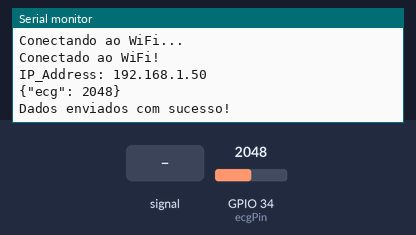
Recording of a sketch running on a simulated ESP32. On the bench: the last lines printed to the serial monitor. Inputs (shaded band) come from the test bench; at power-on: GPIO 34 (ecgPin) = 2048. WiFi joins after 1.5 s; servers stay silent unless stated; uploads are accepted with an empty reply.

Above: at 3.2 s.
3.3 s: GPIO 34 (ecgPin) fed a 200 Hz sine of ±327 counts around its level
At 4.56 s:
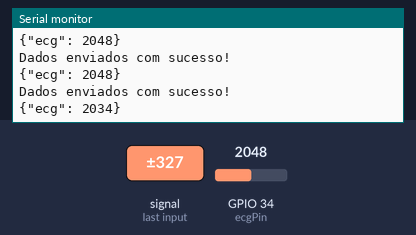
4.9 s: GPIO 34 (ecgPin) set to 2866
At 6.3 s:
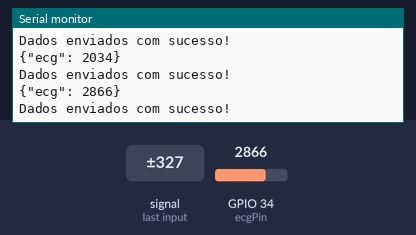
6.5 s: GPIO 34 (ecgPin) fed a 1000 Hz sine of ±1023 counts around its level
At 6.96 s:
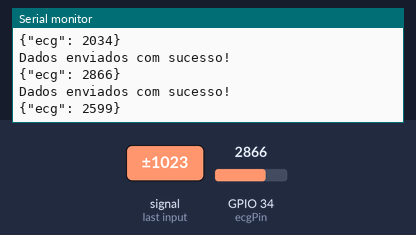
8.1 s: GPIO 34 (ecgPin) set to 3603
At 8.5 s:
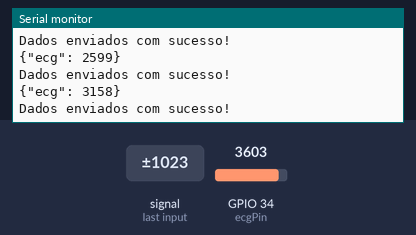
Timing chart, 0 to 10.7 s (numbered marks = the images above; inputs shaded):
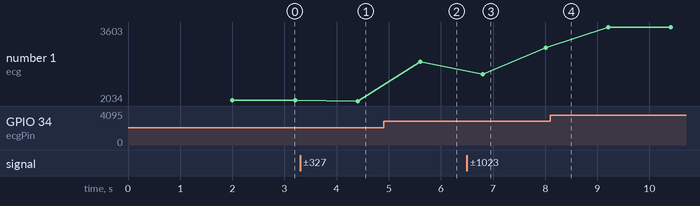

The sketch:

ecg.ino
```cpp
#include <WiFi.h>
#include <HTTPClient.h>
const char* ssid = "Starlink_CIT";  // Substitua pelo seu SSID
const char* password = "Ufrr@2024Cit";  // Substitua pela sua senha Wi-Fi

int ecgPin = 34;
int valorECG = 0;

String servidorURL = "http://192.168.1.186:5000/dados";  // URL do servidor

void setup() {
  Serial.begin(115200);
  WiFi.begin(ssid, password);

  // Espera até conectar ao Wi-Fi
  while (WiFi.status() != WL_CONNECTED) {
    delay(1000);
    Serial.println("Conectando ao WiFi...");
  }
  Serial.println("Conectado ao WiFi!");
  Serial.print("IP_Address: ");
  Serial.println(WiFi.localIP());
}

void loop() {
  valorECG = analogRead(ecgPin);

  // Criar JSON com os dados do ECG
  String jsonPayload = "{\"ecg\": " + String(valorECG) + "}";

  // Enviar dados para o servidor
  if (WiFi.status() == WL_CONNECTED) {
    HTTPClient http;
    http.begin(servidorURL);
    http.addHeader("Content-Type", "application/json");
    Serial.println(jsonPayload);
    int httpResponseCode = http.POST(jsonPayload);
    if (httpResponseCode > 0) {
      Serial.println("Dados enviados com sucesso!");
    } else {
      Serial.println("Erro ao enviar dados: " + String(httpResponseCode));
    }
    http.end();
  }
  delay(1000);  // Delay para a próxima leitura
}
```

Measured:
- after the input at 3.3 s, the serial monitor: prints a new line after 1.1 s (image 1)
- after the input at 4.9 s, the serial monitor: prints a new line after 0.71 s (image 2)
- after the input at 6.5 s, the serial monitor: prints a new line after 0.31 s (image 3)
- plotted number 1: 2048 → 2034 after the input at 3.3 s, 2034 → 2866 after the input at 4.9 s, 2866 → 3158 after the input at 6.5 s, 3158 → 3603 after the input at 8.1 s
